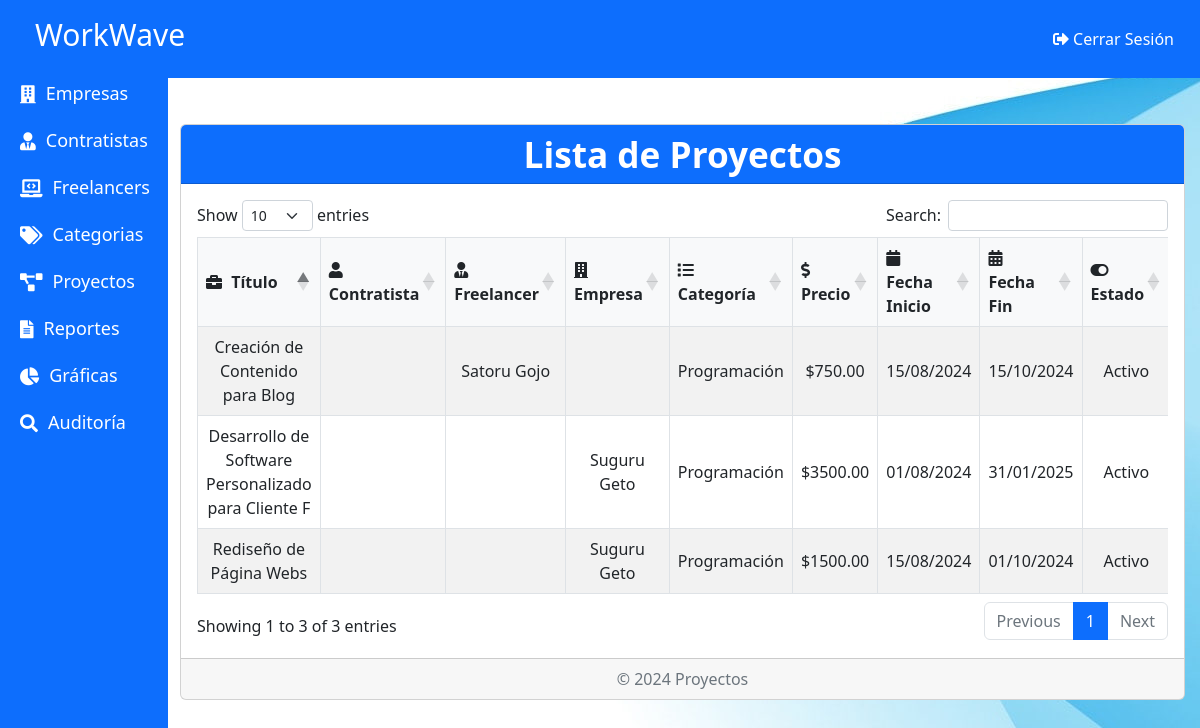
/Admin/Proyectos.php, run on an earlier commit of the app's database.
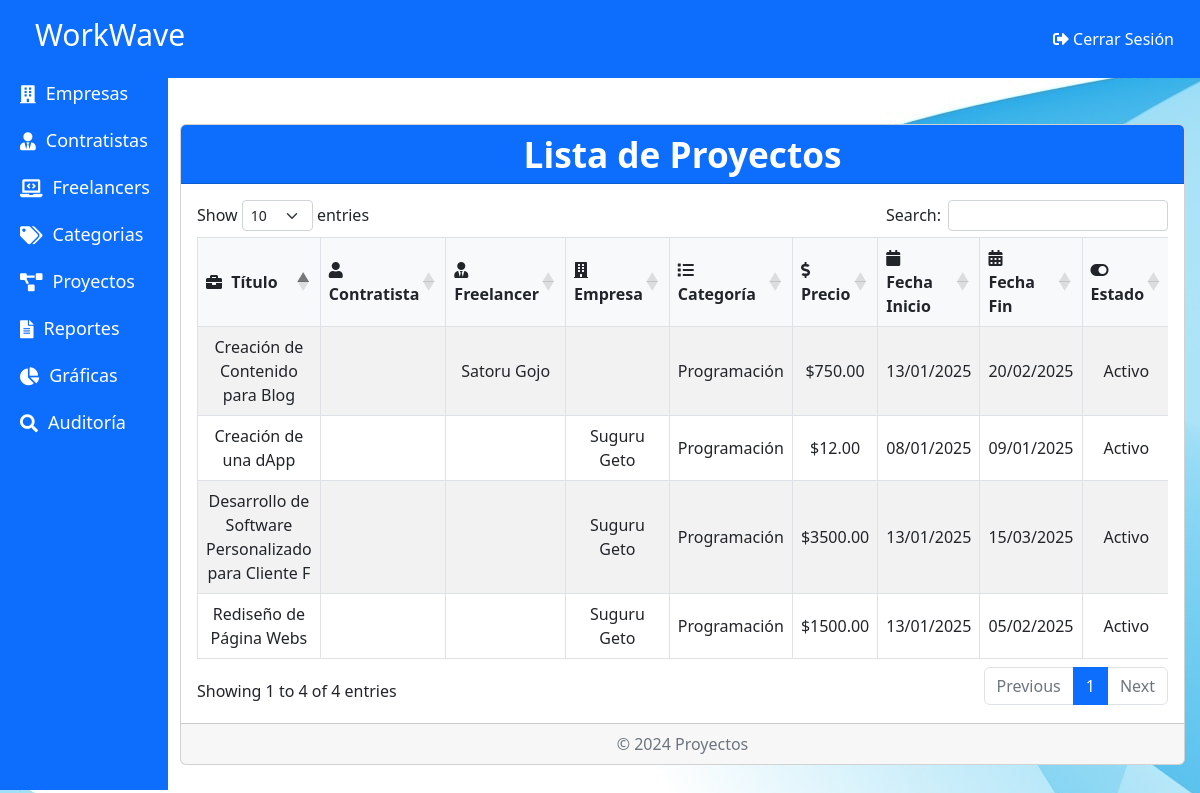
And on a later commit of the database.
### tables this page shows
CREATE TABLE `proyectos` (
  `id` int(11) NOT NULL,
  `tipo_usuario` enum('contratistas','freelancers','empresas') NOT NULL,
  `contratista_id` int(11) DEFAULT NULL,
  `freelancer_id` int(11) DEFAULT NULL,
  `empresa_id` int(11) DEFAULT NULL,
  `titulo` varchar(255) NOT NULL,
  `descripcion` text DEFAULT NULL,
  `image_url` varchar(255) DEFAULT NULL,
  `categoria_id` int(11) DEFAULT NULL,
  `precio` decimal(10,2) DEFAULT NULL,
  `estado` tinyint(1) DEFAULT 1,
  `fecha_inicio` date DEFAULT NULL,
  `fecha_fin` date DEFAULT NULL,
  `fecha_registro` timestamp NOT NULL DEFAULT current_timestamp(),
  `intereses` text DEFAULT NULL,
  `Etiqueta` enum('Oferta','Servicio') DEFAULT NULL,
  `repositorio` varchar(255) DEFAULT NULL,
  `terminado` enum('Sí','No') DEFAULT 'No',
  `pago` enum('Pendiente','Pagado') DEFAULT 'Pendiente'
);

CREATE TABLE `empresas` (
  `id` int(11) NOT NULL,
  `nombre_empresa` varchar(255) NOT NULL,
  `email` varchar(255) NOT NULL,
  `telefono` varchar(20) NOT NULL,
  `rif` text NOT NULL,
  `direccion` text NOT NULL,
  `descripcion_empresa` text NOT NULL,
  `sitio_web` varchar(255) DEFAULT NULL,
  `contrasena` varchar(255) NOT NULL,
  `Estado` tinyint(1) DEFAULT 1,
  `image_url` varchar(255) DEFAULT NULL,
  `doc_rif` varchar(255) DEFAULT NULL,
  `membership_type` varchar(255) DEFAULT NULL,
  `membership_start_date` date DEFAULT NULL,
  `membership_end_date` date DEFAULT NULL
);

CREATE TABLE `categorias` (
  `id` int(11) NOT NULL,
  `nombre` varchar(255) NOT NULL,
  `descripcion` text DEFAULT NULL,
  `estado` tinyint(1) NOT NULL DEFAULT 1
);

CREATE TABLE `freelancers` (
  `id` int(11) NOT NULL,
  `nombre` varchar(255) NOT NULL,
  `email` varchar(255) NOT NULL,
  `telefono` varchar(20) NOT NULL,
  `direccion` text NOT NULL,
  `descripcion_habilidades` text NOT NULL,
  `curriculum` varchar(255) DEFAULT NULL,
  `portafolio` varchar(255) DEFAULT NULL,
  `contrasena` varchar(255) NOT NULL,
  `Estado` tinyint(1) DEFAULT 0,
  `image_url` varchar(255) DEFAULT NULL,
  `membership_type` varchar(255) DEFAULT NULL,
  `membership_start_date` date DEFAULT NULL,
  `membership_end_date` date DEFAULT NULL
);

### Admin/Proyectos.php (the view, shortened to what this page needs)
<?php
include './Dashboard.php';
?>
<!DOCTYPE html>
<html lang="es">
<head>
    <link href="./Assets/css/bootstrap.min.css" rel="stylesheet">
    <link rel="stylesheet" href="https://cdnjs.cloudflare.com/ajax/libs/font-awesome/5.15.4/css/all.min.css">
    <link rel="stylesheet" href="https://cdn.datatables.net/1.11.5/css/dataTables.bootstrap5.min.css">
    <link rel="stylesheet" href="./Assets/css/CRUD.css">
</head>
<body>
<nav class="navbar navbar-expand-lg navbar-light bg-light">
    <div class="container-fluid">
        <a class="navbar-brand" href="#">Proyectos</a>
    </div>
</nav>
<div class="container mt-5 content-wrapper">
    <div class="card">
        <div class="card-header bg-primary text-white">
            <h2 class="card-title m-0" style="color: white;">Lista de Proyectos</h2>
        </div>
        <div class="card-body">
            <div class="table-responsive">
                <table id="proyectosTable" class="table table-bordered table-striped table-hover">
                    <thead>
                        <tr class="text-center">
                            <th><i class="fas fa-briefcase"></i> Título</th>
                            <th><i class="fas fa-user"></i> Contratista</th>
                            <th><i class="fas fa-user-tie"></i> Freelancer</th>
                            <th><i class="fas fa-building"></i> Empresa</th>
                            <th><i class="fas fa-list"></i> Categoría</th>
                            <th><i class="fas fa-dollar-sign"></i> Precio</th>
                            <th><i class="fas fa-calendar"></i> Fecha Inicio</th>
                            <th><i class="fas fa-calendar-alt"></i> Fecha Fin</th>
                            <th><i class="fas fa-toggle-on"></i> Estado</th>
                        </tr>
                    </thead>
                    <tbody>
                        <?php
                        include './conexion.php';
                        $sql = "SELECT p.*,
                                    c.nombre AS contratista_nombre,
                                    f.nombre AS freelancer_nombre,
                                    e.nombre_empresa AS empresa_nombre,
                                    cat.nombre AS categoria_nombre
                                FROM proyectos p
                                LEFT JOIN contratistas c ON p.contratista_id = c.id
                                LEFT JOIN freelancers f ON p.freelancer_id = f.id
                                LEFT JOIN empresas e ON p.empresa_id = e.id
                                LEFT JOIN categorias cat ON p.categoria_id = cat.id";
                        $result = $conn->query($sql);
                        if ($result->num_rows > 0) {
                            while ($row = $result->fetch_assoc()) {
                                $fecha_inicio = date("d/m/Y", strtotime($row['fecha_inicio']));
                                $fecha_fin = date("d/m/Y", strtotime($row['fecha_fin']));
                                echo "<tr>
                                    <td>{$row['titulo']}</td>
                                    <td>{$row['contratista_nombre']}</td>
                                    <td>{$row['freelancer_nombre']}</td>
                                    <td>{$row['empresa_nombre']}</td>
                                    <td>{$row['categoria_nombre']}</td>
                                    <td>\${$row['precio']}</td>
                                    <td>{$fecha_inicio}</td>
                                    <td>{$fecha_fin}</td>
                                    <td class='text-center'>".($row['estado'] ? 'Activo' : 'Inactivo')."</td>
                                    <td class='text-center'>
                                        <button onclick='toggleStatus({$row['id']}, ".($row['estado'] ? 'false' : 'true').")' class='btn ".($row['estado'] ? 'btn-danger' : 'btn-success')." btn-sm' title='Cambiar Estado'>
                                            <i class='fas ".($row['estado'] ? 'fa-lock' : 'fa-lock-open')."'></i>
                                        </button>
                                    </td>
                                </tr>";
                            }
                        } else {
                            echo "<tr><td colspan='10' class='text-center'>No se encontraron proyectos</td></tr>";
                        }
                        ?>
                    </tbody>
                </table>
            </div>
        </div>
        <div class="card-footer text-muted text-center">
            <p class="mb-0">© 2024 Proyectos</p>
        </div>
    </div>
</div>
</body>
</html>

### Admin/Dashboard.php (shortened to what this page needs)
<!DOCTYPE html>
<html lang="en">
<head>
    <link rel="stylesheet" href="https://cdnjs.cloudflare.com/ajax/libs/font-awesome/5.15.4/css/all.min.css">
</head>
<body>
<div class="header bg-primary">
        <div>
            <h2 style="font-size: 30px; margin-left: 15px;">WorkWave</h2>
        </div>
        <a href="./logout.php">
            <button class="logout-btn">
                <i class="fas fa-sign-out-alt"></i> Cerrar Sesión
            </button>
        </a>
    </div>
    <div class="sidebar bg-primary">
        <a href="./Empresas.php" style="color: white;">
            <i class="fas fa-building icon" style="color: white;"></i> Empresas
        </a>
        <a href="./Contratistas.php" style="color: white;">
            <i class="fas fa-user-tie icon" style="color: white;"></i> Contratistas
        </a>
        <a href="./Freelancers.php" style="color: white;">
            <i class="fas fa-laptop-code icon" style="color: white;"></i> Freelancers
        </a>
        <a href="./Categorias.php" style="color: white;">
            <i class="fas fa-tags icon" style="color: white;"></i> Categorias
        </a>
        <a href="./Proyectos.php" style="color: white;">
            <i class="fas fa-project-diagram icon" style="color: white;"></i> Proyectos
        </a>
        <a href="./Reportes.php" style="color: white;">
            <i class="fas fa-file-alt icon" style="color: white;"></i> Reportes
        </a>
        <a href="./Graficas.php" style="color: white;">
            <i class="fas fa-chart-pie icon" style="color: white;"></i> Gráficas
        </a>
        <a href="./Auditoria.php" style="color: white;">
            <i class="fas fa-search icon" style="color: white;"></i> Auditoría
        </a>
    </div>
</body>
</html>

### Admin/Assets/CSS/CRUD.css (style rules this page uses)
body, html { height: 100%; margin: 0; display: flex; flex-direction: column; }
.content-wrapper { flex: 1; display: flex; flex-direction: column; }
.container { padding-top: 20px; padding-left: 15%; padding-right: 15px; }
@media (min-width: 768px) { .container { max-width: 100%; margin-left: auto; margin-right: auto; } }
h2.card-title { font-size: 2.2rem; font-weight: bold; color: #3fa141; text-align: center; margin-bottom: 20px; }
.table th, .table td { vertical-align: middle; text-align: center; }
.table th { background-color: #f8f9fa; font-weight: bold; }
.table th i { margin-right: 5px; }

### Admin/Dashboard.php (style rules this page uses)
body { background-color: #f8f9fa; margin-top: 60px; }
.sidebar { position: fixed; top: 50px; left: 0; height: calc(100% - 60px); width: 14%; transition: width 0.3s; overflow-x: hidden; padding-top: 20px; }
.sidebar a { padding: 10px 10px 10px 20px; text-decoration: none; font-size: 18px; color: white; display: flex; align-items: center; transition: 0.3s; }
.icon { padding-right: 10px; }
.header { color: white; padding: 17px 20px; display: flex; justify-content: space-between; align-items: center; position: fixed; top: 0; width: 100%; z-index: 1000; }
.logout-btn { background-color: transparent; border: none; color: white; font-size: 16px; cursor: pointer; }

### Admin/Proyectos.php (style rules this page uses)
body { background-image: url('../Assets/images/2312616.jpg'); }

What changed in the data, as far as the page shows it:
changed proyectos "Rediseño de Página Webs": fecha_inicio "15/08/2024" → "13/01/2025"; fecha_fin "01/10/2024" → "05/02/2025"
changed proyectos "Creación de Contenido para Blog": fecha_inicio "15/08/2024" → "13/01/2025"; fecha_fin "15/10/2024" → "20/02/2025"
changed proyectos "Desarrollo de Software Personalizado para Cliente F": fecha_inicio "01/08/2024" → "13/01/2025"; fecha_fin "31/01/2025" → "15/03/2025"
added proyectos: titulo "Creación de una dApp", empresa.nombre_empresa "Suguru Geto", categoria.nombre "Programación", precio "12.00", fecha_inicio "08/01/2025", fecha_fin "09/01/2025", estado "Activo"
Also different on the page:
text written by a page script: "Show entries Search: Showing 1 to 3 of 3 entries Previous 1 Next" → "Show entries Search: Showing 1 to 4 of 4 entries Previous 1 Next"
